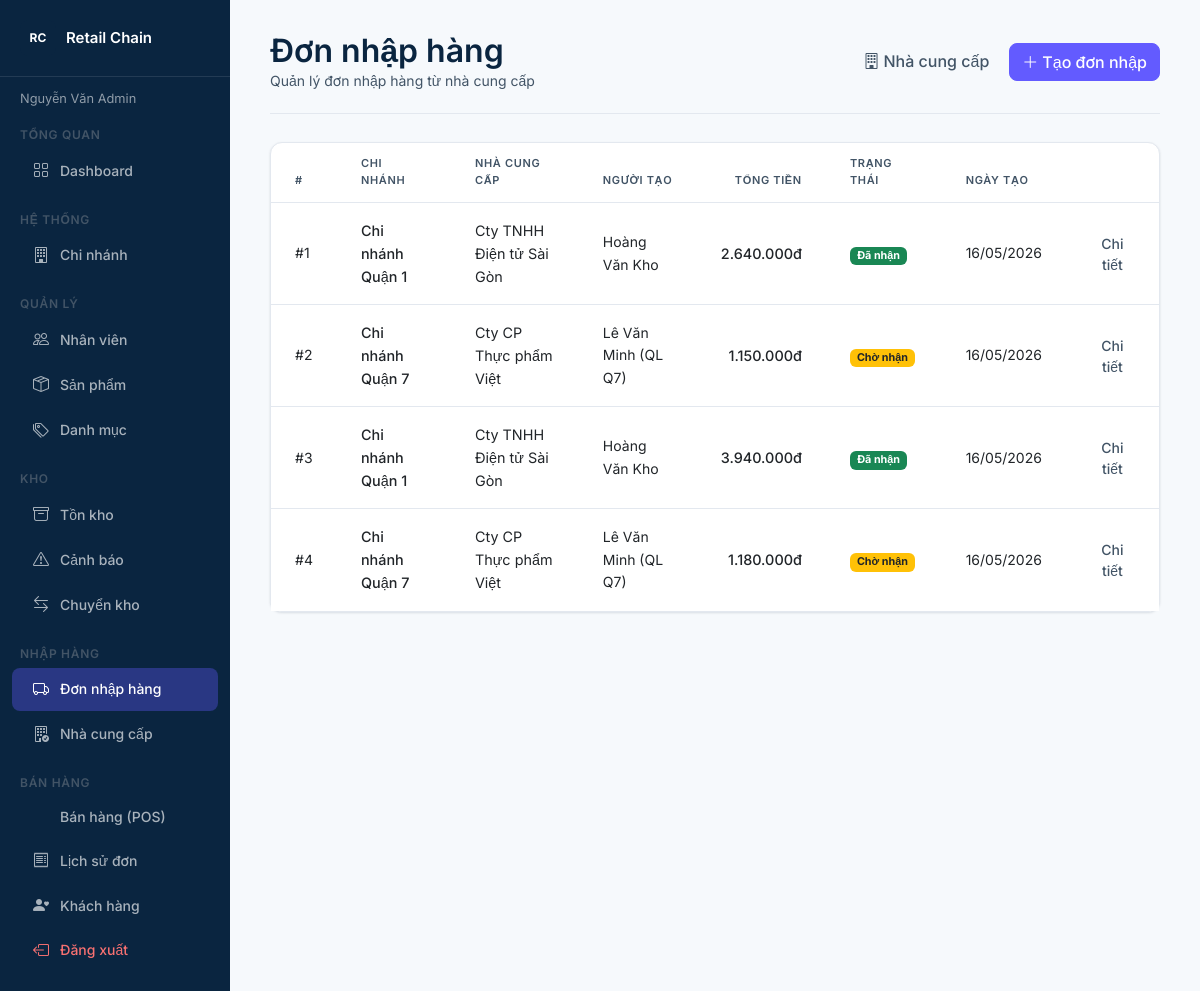
Page /public/purchase/index (signed in) on the committed database.
### tables this page shows
CREATE TABLE purchase_orders (
    po_id        INT UNSIGNED  AUTO_INCREMENT PRIMARY KEY,
    branch_id    INT UNSIGNED  NOT NULL,
    supplier_id  INT UNSIGNED  NOT NULL,
    created_by   INT UNSIGNED  NOT NULL,
    total_amount DECIMAL(15,2) NOT NULL DEFAULT 0,
    status       ENUM('pending','received','cancelled') DEFAULT 'pending',
    note         TEXT,
    created_at   TIMESTAMP     DEFAULT CURRENT_TIMESTAMP,
    CONSTRAINT fk_po_branch   FOREIGN KEY (branch_id)   REFERENCES branches(branch_id),
    CONSTRAINT fk_po_supplier FOREIGN KEY (supplier_id) REFERENCES suppliers(supplier_id),
    CONSTRAINT fk_po_creator  FOREIGN KEY (created_by)  REFERENCES users(user_id)
);

CREATE TABLE branches (
    branch_id  INT UNSIGNED  AUTO_INCREMENT PRIMARY KEY,
    name       VARCHAR(100)  NOT NULL,
    address    VARCHAR(255)  NOT NULL,
    phone      VARCHAR(20),
    manager_id INT UNSIGNED  NULL COMMENT 'FK → users.user_id, thêm sau',
    status     ENUM('active','inactive') DEFAULT 'active',
    created_at TIMESTAMP     DEFAULT CURRENT_TIMESTAMP
);

CREATE TABLE suppliers (
    supplier_id INT UNSIGNED  AUTO_INCREMENT PRIMARY KEY,
    name        VARCHAR(150)  NOT NULL,
    phone       VARCHAR(20),
    email       VARCHAR(100),
    address     VARCHAR(255),
    status      ENUM('active','inactive') DEFAULT 'active',
    created_at  TIMESTAMP     DEFAULT CURRENT_TIMESTAMP
);

CREATE TABLE users (
    user_id       INT UNSIGNED  AUTO_INCREMENT PRIMARY KEY,
    branch_id     INT UNSIGNED  NOT NULL,
    role_id       INT UNSIGNED  NOT NULL,
    full_name     VARCHAR(100)  NOT NULL,
    email         VARCHAR(100)  NOT NULL UNIQUE,
    password_hash VARCHAR(255)  NOT NULL COMMENT 'bcrypt hash',
    phone         VARCHAR(20),
    status        ENUM('active','inactive') DEFAULT 'active',
    created_at    TIMESTAMP     DEFAULT CURRENT_TIMESTAMP,
    CONSTRAINT fk_user_branch FOREIGN KEY (branch_id) REFERENCES branches(branch_id),
    CONSTRAINT fk_user_role   FOREIGN KEY (role_id)   REFERENCES roles(role_id)
);

### core/Controller.php (called while the page is built, shortened)
<?php
class Controller
{
    protected function view(string $path, array $data = []): void
    {
        extract($data, EXTR_SKIP);
        require_once APP_ROOT . '/app/Views/layouts/header.php';
        require_once APP_ROOT . '/app/Views/' . $path . '.php';
        require_once APP_ROOT . '/app/Views/layouts/footer.php';
    }
}

### app/Controllers/PurchaseController.php (called while the page is built, shortened)
<?php
require_once ROOT_PATH . '/core/Controller.php';
require_once APP_ROOT . '/app/Models/Purchase.php';
final class PurchaseController extends Controller
{
    public function index(): void
    {
        $branchId  = RoleMiddleware::isAdmin() ? null : (int) $_SESSION['branch_id'];
        $this->view('purchases/index', [
            'orders' => (new Purchase())->getAll($branchId),
        ]);
    }
}

### core/App.php (called while the page is built, shortened)
<?php
class App
{
    public function __construct()
    {
        $url   = trim($_GET['url'] ?? 'auth/login', '/');
        $parts = $url !== '' ? explode('/', $url) : ['auth', 'login'];
        $method         = $parts[1] ?? 'index';
        $param          = $parts[2] ?? null;
        $ctrl = new $controllerName();
        $ctrl->$method($param);
    }
}

### public/index.php (called while the page is built, shortened)
<?php
require_once APP_ROOT . '/config/database.php';
require_once APP_ROOT . '/core/Database.php';
require_once APP_ROOT . '/core/Controller.php';
require_once APP_ROOT . '/core/App.php';
new App();

### app/Models/Purchase.php (called while the page is built, shortened)
<?php
require_once APP_ROOT . '/core/Database.php';
class Purchase
{
    private PDO $db;
    public function __construct()
    {
        $this->db = Database::getInstance();
    }
    public function getAll(?int $branchId = null): array
    {
        $sql = "SELECT po.*,
                       b.name AS branch_name,
                       s.name AS supplier_name,
                       u.full_name AS created_by_name
                FROM purchase_orders po
                JOIN branches  b ON b.branch_id   = po.branch_id
                JOIN suppliers s ON s.supplier_id  = po.supplier_id
                JOIN users     u ON u.user_id      = po.created_by
                WHERE 1=1";
        $params = [];
        $sql .= ' ORDER BY po.created_at DESC';
        $stmt = $this->db->prepare($sql);
        $stmt->execute($params);
        return $stmt->fetchAll();
    }
}

### core/Database.php (called while the page is built, shortened)
<?php
class Database
{
    private static ?PDO $instance = null;
    public static function getInstance(): PDO
    {
        $dsn = 'mysql:host=' . DB_HOST . ';dbname=' . DB_NAME . ';charset=utf8mb4';
        self::$instance = new PDO($dsn, DB_USER, DB_PASS, [
            PDO::ATTR_ERRMODE            => PDO::ERRMODE_EXCEPTION,
            PDO::ATTR_DEFAULT_FETCH_MODE => PDO::FETCH_ASSOC,
            PDO::ATTR_EMULATE_PREPARES   => false,
        ]);
        return self::$instance;
    }
}

### app/Views/purchases/index.php (the view)
<?php
function poBadge(string $status): string {
    return match($status) {
        'pending'  => 'badge bg-warning text-dark',
        'received' => 'badge bg-success',
        'cancelled'=> 'badge bg-danger',
        default    => 'badge bg-secondary',
    };
}
function poLabel(string $status): string {
    return match($status) {
        'pending'   => 'Chờ nhận',
        'received'  => 'Đã nhận',
        'cancelled' => 'Đã hủy',
        default     => $status,
    };
}
?>
<div class="stripe-page-header">
    <div>
        <h1 class="h1 mb-0">Đơn nhập hàng</h1>
        <p class="subtext mb-0">Quản lý đơn nhập hàng từ nhà cung cấp</p>
    </div>
    <div class="stripe-page-header-actions">
        <a href="<?= BASE_URL ?>/purchase/suppliers" class="btn btn-ghost">
            <i class="bi bi-building me-1"></i>Nhà cung cấp
        </a>
        <a href="<?= BASE_URL ?>/purchase/create" class="btn btn-primary">
            <i class="bi bi-plus-lg me-1"></i>Tạo đơn nhập
        </a>
    </div>
</div>
<div class="stripe-card p-0">
    <table class="table stripe-table mb-0">
        <thead>
            <tr>
                <th>#</th>
                <th>Chi nhánh</th>
                <th>Nhà cung cấp</th>
                <th>Người tạo</th>
                <th class="text-end">Tổng tiền</th>
                <th>Trạng thái</th>
                <th>Ngày tạo</th>
                <th></th>
            </tr>
        </thead>
        <tbody>
            <?php if (empty($orders)): ?>
            <tr><td colspan="8" class="text-center subtext py-4">Chưa có đơn nhập hàng nào.</td></tr>
            <?php else: ?>
            <?php foreach ($orders as $o): ?>
            <tr>
                <td class="subtext">#<?= (int) $o['po_id'] ?></td>
                <td class="fw-500"><?= htmlspecialchars($o['branch_name']) ?></td>
                <td><?= htmlspecialchars($o['supplier_name']) ?></td>
                <td class="subtext"><?= htmlspecialchars($o['created_by_name']) ?></td>
                <td class="text-end fw-500"><?= number_format((float) $o['total_amount'], 0, ',', '.') ?>đ</td>
                <td><span class="<?= poBadge($o['status']) ?>"><?= poLabel($o['status']) ?></span></td>
                <td class="subtext"><?= date('d/m/Y', strtotime($o['created_at'])) ?></td>
                <td class="text-end">
                    <a href="<?= BASE_URL ?>/purchase/detail/<?= (int) $o['po_id'] ?>" class="btn btn-ghost btn-sm">Chi tiết</a>
                </td>
            </tr>
            <?php endforeach; ?>
            <?php endif; ?>
        </tbody>
    </table>
</div>

### public/css/style.css (style rules this page uses)
:root { --color-primary: #0A2540; --color-accent: #635BFF; --color-secondary: #425466; --color-neutral: #F6F9FC; --color-surface: #FFFFFF; --color-border: #E3E8EF; --color-text: #0A2540; --color-subtext: #425466; --color-success: #27AE60; --color-warning: #F39C12; --color-danger: #E74C3C; --color-info: #635BFF; --radius-sm: 6px; --radius-md: 8px; --radius-lg: 12px; --radius-pill: 999px; --shadow-card: 0 1px 3px rgba(10, 37, 64, 0.08), 0 1px 2px rgba(10, 37, 64, 0.05); --shadow-md: 0 4px 12px rgba(10, 37, 64, 0.1); }
body { background: var(--color-neutral); color: var(--color-text); font-family: 'Inter', sans-serif; }
a { color: var(--color-accent); text-decoration: none; }
h1, .h1 { font-size: 2rem; font-weight: 600; color: var(--color-primary); }
body, .body { font-size: 0.9375rem; font-weight: 400; line-height: 1.6; }
.subtext { font-size: 0.875rem; color: var(--color-secondary); }
.fw-500 { font-weight: 500; }
.btn { box-shadow: none !important; transition: all 0.15s ease; }
.btn-primary { background: var(--color-accent); border-color: var(--color-accent); color: #fff; border-radius: var(--radius-md); font-weight: 500; }
.btn-ghost { background: transparent; border: none; color: var(--color-secondary); border-radius: var(--radius-md); font-weight: 500; }
.stripe-card { background: var(--color-surface); border: 1px solid var(--color-border); border-radius: var(--radius-lg); padding: 1.25rem 1.5rem; box-shadow: var(--shadow-card); }
.stripe-table { font-size: 0.9rem; border-collapse: collapse; }
.stripe-table thead th { font-size: 0.6875rem; font-weight: 600; letter-spacing: 0.06em; text-transform: uppercase; color: var(--color-secondary); border-bottom: 1px solid var(--color-border); padding: 0.75rem 1.5rem; background: transparent; }
.stripe-table tbody td { padding: 1rem 1.5rem; border-bottom: 1px solid var(--color-border); vertical-align: middle; }
.stripe-table tbody tr:last-child td { border-bottom: none; }
.stripe-page-header { display: flex; align-items: center; justify-content: space-between; margin-bottom: 1.75rem; padding-bottom: 1.25rem; border-bottom: 1px solid var(--color-border); flex-wrap: wrap; gap: 1rem; }
.stripe-page-header-actions { display: flex; gap: 0.5rem; flex-wrap: wrap; }

### rows in the picture
purchase_orders: po_id "1", branch.name "Chi nhánh Quận 1", supplier.name "Cty TNHH Điện tử Sài Gòn", created_by.full_name "Hoàng Văn Kho", total_amount "2.640.000", status "Đã nhận", created_at "16/05/2026"
purchase_orders: po_id "2", branch.name "Chi nhánh Quận 7", supplier.name "Cty CP Thực phẩm Việt", created_by.full_name "Lê Văn Minh (QL Q7)", total_amount "1.150.000", status "Chờ nhận", created_at "16/05/2026"
purchase_orders: po_id "3", branch.name "Chi nhánh Quận 1", supplier.name "Cty TNHH Điện tử Sài Gòn", created_by.full_name "Hoàng Văn Kho", total_amount "3.940.000", status "Đã nhận", created_at "16/05/2026"
purchase_orders: po_id "4", branch.name "Chi nhánh Quận 7", supplier.name "Cty CP Thực phẩm Việt", created_by.full_name "Lê Văn Minh (QL Q7)", total_amount "1.180.000", status "Chờ nhận", created_at "16/05/2026"

### other values in the picture
$_SESSION['full_name'] "Nguyễn Văn Admin"
